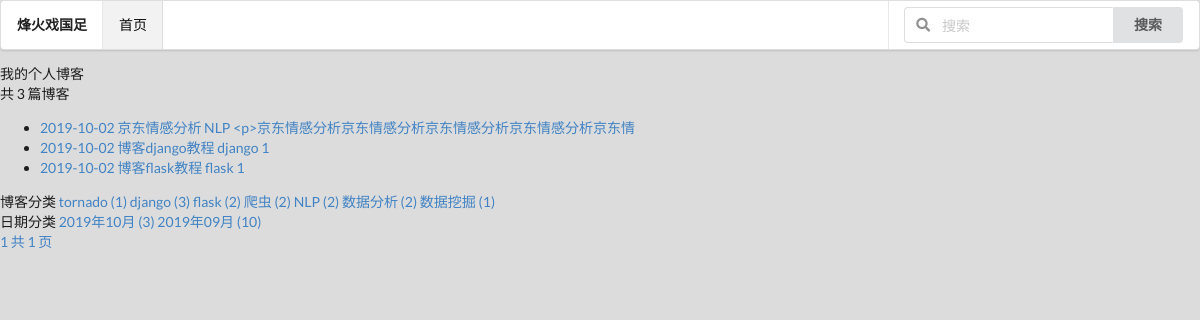
The page /blog/2019/10 on the database as committed earlier.
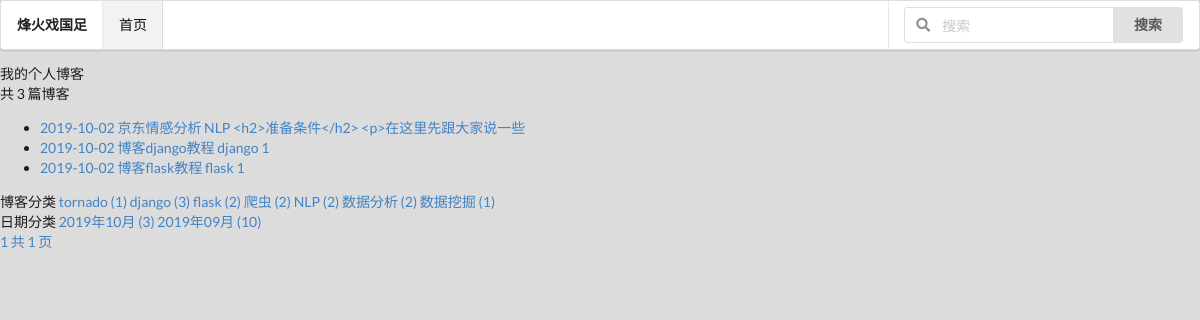
The same page on the database as committed later.
### blog/models.py (models this page shows, shortened)
class Blog(models.Model,readNumMethod):
    blogTitle=models.CharField(max_length=30)
    blogContent=RichTextUploadingField()
    blogAuthor=models.ForeignKey(User,on_delete=models.DO_NOTHING)
    blog_createdTime=models.DateTimeField(auto_now_add=True)
    blog_updatedTime=models.DateTimeField(auto_now=True)
    blogType=models.ForeignKey(BlogType,on_delete=models.DO_NOTHING)
    blog_img=models.ImageField(upload_to="blogImage",default='blogImage/default.jpg')
    class Meta:
        ordering=['-blog_createdTime']

class BlogType(models.Model):
    typeName=models.CharField(max_length=8)
    def __str__(self):
        return self.typeName

### blog/views.py (the view)
# urls.py: path('<int:year>/<int:month>',blog_with_date,name="blog_with_date" ),
def blog_with_date(request,year,month):
    context = sidebar(request)  # 右侧分类标签
    Blogs=Blog.objects.filter(blog_createdTime__year=year,
                                 blog_createdTime__month=month)
    context['blogs_with_dates'] =Blogs
    context['pageBlogs'] = Pages(request, Blogs)  # 分页博客
    return render(request,'blog_with_data.html',context)

### blog/views.py (called while the page is built)
def sidebar(request):
    context = {}
    context['right_typeNames'] = BlogType.objects.annotate(typeCount=Count('blog'))
    _Month= Blog.objects.dates('blog_createdTime','month',order='DESC')# 返回时间QuerySet
    blog_date_dict={}
    for blog_date in _Month:
        blog_count=Blog.objects.filter(blog_createdTime__year=blog_date.year,
                                 blog_createdTime__month=blog_date.month).count()
        blog_date_dict[blog_date]=blog_count
    context['blog_dates']=blog_date_dict
    return context

def Pages(request,Blogs):
    paginator = Paginator(Blogs, 3)
    page_num = request.GET.get('page', 1)
    pages_of_blogs = paginator.page(page_num)
    return pages_of_blogs

### templates/html/blog_with_data.html (shortened to what this page needs)
{% extends 'index.html' %}
{% block content %}
{% block title %}{{ '我的个人博客' }}{% endblock %}
    <div>
        共 {{ blogs_with_dates|length }} 篇博客
    </div>
    <ul>
            {% for blog in blogs_with_dates %}
            <li>
                <a>{{ blog.blog_createdTime | date:"Y-m-d " }}</a>
                <a href="{% url 'blog_detail' blog.id %}">{{ blog.blogTitle }}</a>
                <a href="{% url 'blog_with_type' blog.blogType.id %}">{{ blog.blogType }}</a>
                <a>{{ blog.blogContent | truncatechars:30 }}</a>
            </li>
            {% empty %}
               <p>暂无博客，敬请期待</p>
            {% endfor %}
    </ul>
    <div>博客分类
    {% for name in right_typeNames %}
       <a href="{% url 'blog_with_type' name.id %}">{{ name.typeName }} ({{ name.typeCount }})</a>
    {% endfor %}
    </div>
    <div>日期分类
    {% for date,count in blog_dates.items %}
       <a href="{% url 'blog_with_date' date.year date.month %}">{{ date | date:"Y年m月"}} ({{ count }})</a>
    {% endfor %}
    </div>
    <a href="?page={{ pageBlogs.number }}"> {{ pageBlogs.number }}  </a>
    <a>共 {{ pageBlogs.paginator.num_pages }} 页</a>
{% endblock %}

Rows that differ between the two databases and show on the page:
changed Blog "京东情感分析": blogContent "<p>京东情感分析京东情感分析京东情感分析京东情感分析京东情" → "<h2>准备条件</h2> <p>在这里先跟大家说一些"
